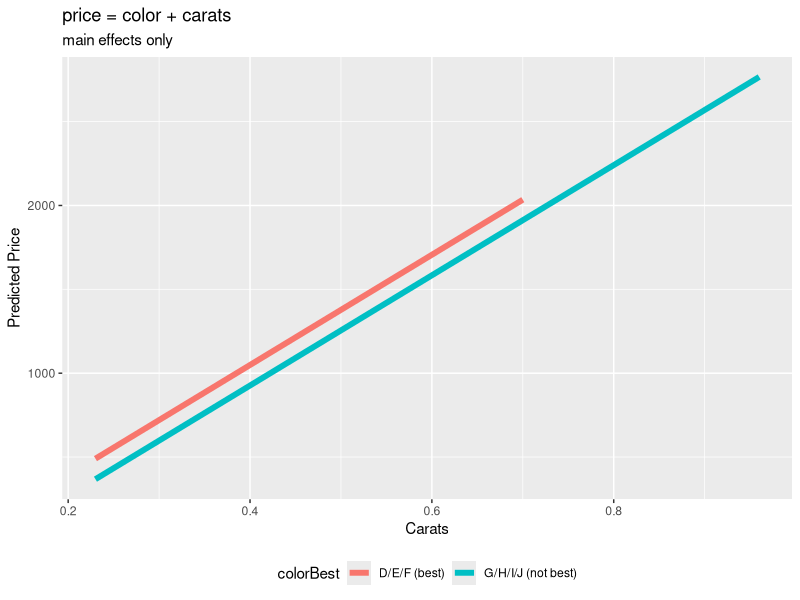
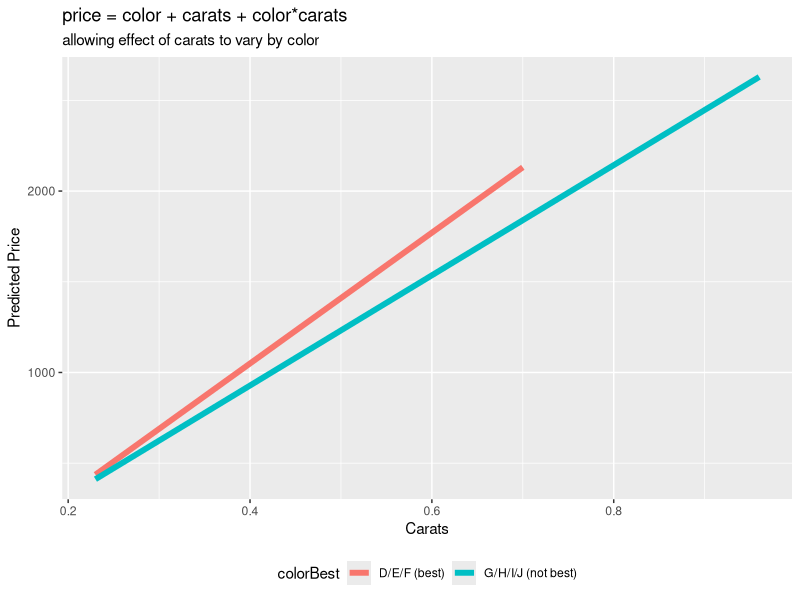
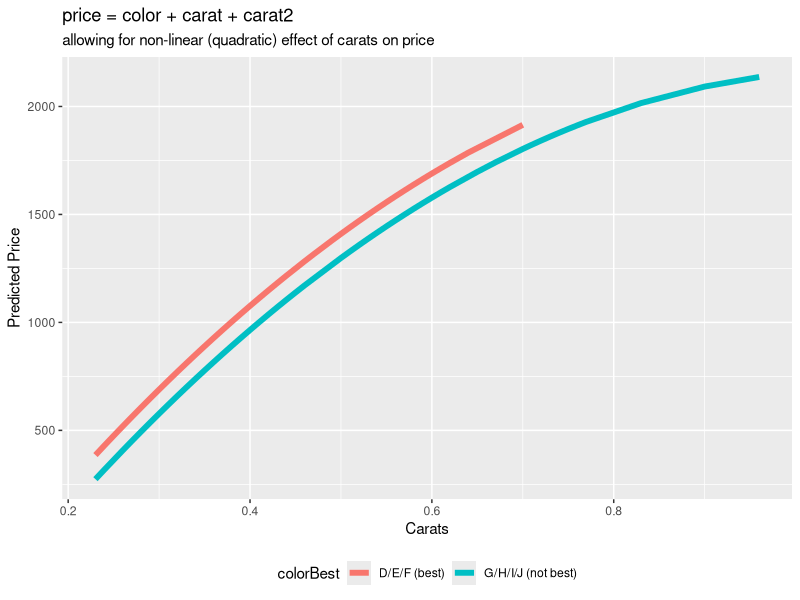
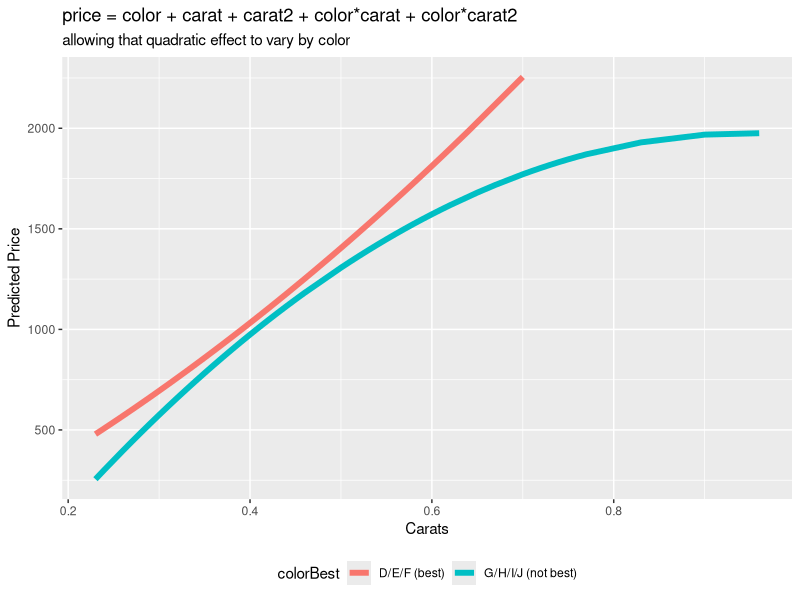

The R script that drew these images, in order:

library(tidyverse)

data(diamonds)

diamondsLess <- diamonds %>%
  filter(carat<1) %>%
  filter(price < 2000) %>%
  sample_n(size=1000)

cleaned <- diamondsLess %>%
  mutate(cutF = factor(cut, ordered=FALSE), 
         cutIdeal = if_else(cut=="Ideal", "Ideal", "Not ideal"),
         colorF = factor(color, ordered=FALSE), 
         colorBest = if_else(color %in% c("D", "E", "F"), "D/E/F (best)", "G/H/I/J (not best)"))

xtabs(~cut + cutIdeal, data=cleaned, addNA = TRUE)
xtabs(~color + colorBest, data=cleaned, addNA = TRUE)



base <- ggplot(data=cleaned, 
               aes(x=carat, 
                   colour=colorBest, 
                   y=reg$fitted.values)) + 
  geom_line(size=2) + 
  labs(y = "Predicted Price", 
       x = "Carats") + 
  theme(legend.position = "bottom")

reg <- lm(price ~ colorBest + carat, data=cleaned)
base + labs(title = "price = color + carats", 
            subtitle = "main effects only")

reg <- lm(price ~ colorBest*carat, data=cleaned)
base + labs(title = "price = color + carats + color*carats", 
            subtitle = "allowing effect of carats to vary by color")

reg <- lm(price ~ colorBest + carat + I(carat^2), data=cleaned)
base + labs(title = "price = color + carat + carat2", 
            subtitle = "allowing for non-linear (quadratic) effect of carats on price")

reg <- lm(price ~ colorBest*(carat + I(carat^2)), data=cleaned)
base + labs(title = "price = color + carat + carat2 + color*carat + color*carat2", 
            subtitle = "allowing that quadratic effect to vary by color")
